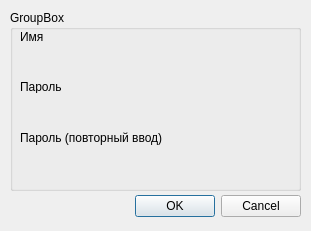
<?xml version="1.0" encoding="UTF-8"?>
<ui version="4.0">
 <class>sql_User_dlg</class>
 <widget class="QDialog" name="sql_User_dlg">
  <property name="geometry">
   <rect>
    <x>0</x>
    <y>0</y>
    <width>311</width>
    <height>231</height>
   </rect>
  </property>
  <property name="windowTitle">
   <string>Dialog</string>
  </property>
  <widget class="QDialogButtonBox" name="buttonBox">
   <property name="geometry">
    <rect>
     <x>80</x>
     <y>190</y>
     <width>221</width>
     <height>32</height>
    </rect>
   </property>
   <property name="orientation">
    <enum>Qt::Horizontal</enum>
   </property>
   <property name="standardButtons">
    <set>QDialogButtonBox::Cancel|QDialogButtonBox::Ok</set>
   </property>
  </widget>
  <widget class="QGroupBox" name="groupBox">
   <property name="geometry">
    <rect>
     <x>10</x>
     <y>10</y>
     <width>291</width>
     <height>181</height>
    </rect>
   </property>
   <property name="title">
    <string>GroupBox</string>
   </property>
   <widget class="QLabel" name="label_4">
    <property name="geometry">
     <rect>
      <x>10</x>
      <y>20</y>
      <width>47</width>
      <height>13</height>
     </rect>
    </property>
    <property name="text">
     <string>Имя</string>
    </property>
   </widget>
   <widget class="My_lineEdit" name="uName_lineedit" native="true">
    <property name="geometry">
     <rect>
      <x>10</x>
      <y>40</y>
      <width>271</width>
      <height>25</height>
     </rect>
    </property>
   </widget>
   <widget class="QLabel" name="label_5">
    <property name="geometry">
     <rect>
      <x>10</x>
      <y>70</y>
      <width>47</width>
      <height>13</height>
     </rect>
    </property>
    <property name="text">
     <string>Пароль</string>
    </property>
   </widget>
   <widget class="My_lineEdit" name="uName_lineedit_2" native="true">
    <property name="geometry">
     <rect>
      <x>10</x>
      <y>90</y>
      <width>271</width>
      <height>25</height>
     </rect>
    </property>
   </widget>
   <widget class="QLabel" name="label_6">
    <property name="geometry">
     <rect>
      <x>10</x>
      <y>120</y>
      <width>231</width>
      <height>16</height>
     </rect>
    </property>
    <property name="text">
     <string>Пароль (повторный ввод)</string>
    </property>
   </widget>
   <widget class="My_lineEdit" name="uName_lineedit_3" native="true">
    <property name="geometry">
     <rect>
      <x>10</x>
      <y>140</y>
      <width>271</width>
      <height>25</height>
     </rect>
    </property>
   </widget>
  </widget>
 </widget>
 <customwidgets>
  <customwidget>
   <class>My_lineEdit</class>
   <extends>QWidget</extends>
   <header>my_lineedit.h</header>
  </customwidget>
 </customwidgets>
 <resources/>
 <connections>
  <connection>
   <sender>buttonBox</sender>
   <signal>accepted()</signal>
   <receiver>sql_User_dlg</receiver>
   <slot>accept()</slot>
   <hints>
    <hint type="sourcelabel">
     <x>248</x>
     <y>254</y>
    </hint>
    <hint type="destinationlabel">
     <x>157</x>
     <y>274</y>
    </hint>
   </hints>
  </connection>
  <connection>
   <sender>buttonBox</sender>
   <signal>rejected()</signal>
   <receiver>sql_User_dlg</receiver>
   <slot>reject()</slot>
   <hints>
    <hint type="sourcelabel">
     <x>316</x>
     <y>260</y>
    </hint>
    <hint type="destinationlabel">
     <x>286</x>
     <y>274</y>
    </hint>
   </hints>
  </connection>
 </connections>
</ui>
